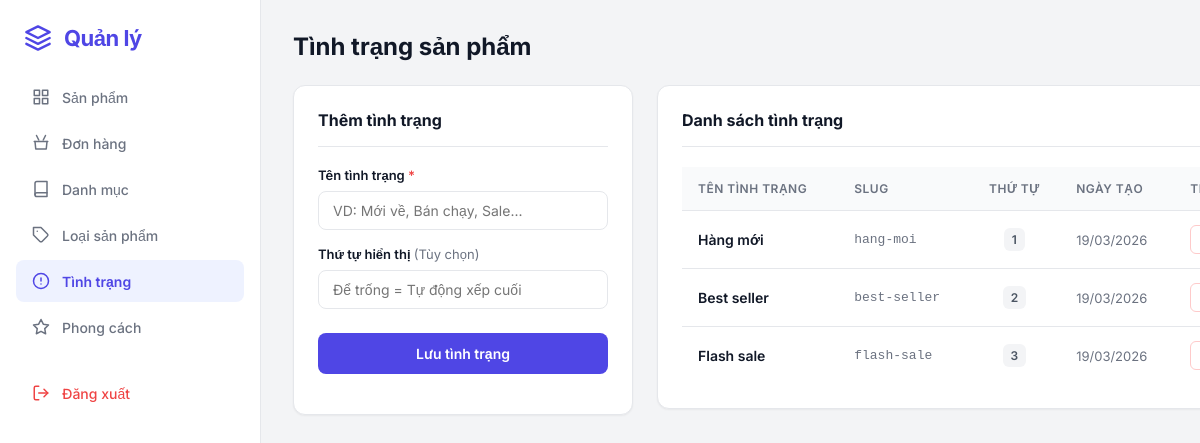
Screenshot of /admin/product_conditions.php (signed in) with the database file from the repository.
### tables this page shows
CREATE TABLE `product_conditions` (
  `id` int(10) UNSIGNED NOT NULL,
  `name` varchar(100) NOT NULL,
  `slug` varchar(120) DEFAULT NULL,
  `sort_order` int(11) NOT NULL DEFAULT 0,
  `is_active` tinyint(1) NOT NULL DEFAULT 1,
  `created_at` datetime NOT NULL DEFAULT current_timestamp(),
  `updated_at` datetime NOT NULL DEFAULT current_timestamp() ON UPDATE current_timestamp()
);

### includes/functions.php (called while the page is built, shortened)
<?php
require_once __DIR__ . '/../config/db.php';
function e($value): string {
    return htmlspecialchars((string)($value ?? ''), ENT_QUOTES, 'UTF-8');
}
function is_absolute_url(string $value): bool {
    return (bool)preg_match('#^(https?:)?//#i', $value);
}
function route_url(string $path = '/'): string
{
    $parts = parse_url($path);
    $routePath = '/' . ltrim((string)($parts['path'] ?? '/'), '/');
    $routePath = preg_replace('#/+#', '/', $routePath) ?: '/';
    if ($routePath === '/' || $routePath === '/index.php' || $routePath === '/index') {
        $cleanPath = '/trang-chu';
    } else {
        $cleanPath = preg_replace('#\.php$#i', '', $routePath) ?: $routePath;
    }
    $url = rtrim(BASE_URL, '/') . $cleanPath;
    return $url;
}

### config/db.php (called while the page is built, shortened)
<?php
function db(): PDO {
    static $pdo = null;
    if ($pdo === null) {
        $dsn = 'mysql:host=' . DB_HOST . ';dbname=' . DB_NAME . ';charset=utf8mb4';
        $options = [
            PDO::ATTR_ERRMODE => PDO::ERRMODE_EXCEPTION,
            PDO::ATTR_DEFAULT_FETCH_MODE => PDO::FETCH_ASSOC,
        ];
        $pdo = new PDO($dsn, DB_USER, DB_PASS, $options);
    }
    return $pdo;
}

### admin/product_conditions.php (the view, shortened to what this page needs)
<?php
require_once __DIR__ . '/../includes/functions.php';
$stmt = db()->query('SELECT id, name, slug, sort_order, created_at FROM product_conditions ORDER BY sort_order ASC, id ASC');
$conditions = $stmt->fetchAll();
?>
<div class="admin-wrapper">
    <aside class="admin-sidebar">
        <div class="sidebar-header">
            <h2>Quản lý</h2>
        </div>
        <ul class="sidebar-menu">
            <li>
                <a href="<?= route_url('/admin/products.php') ?>">
                    Sản phẩm
                </a>
            </li>
            <li>
                <a href="<?= route_url('/admin/orders.php') ?>"<?= strpos($_SERVER['PHP_SELF'] ?? '', 'orders.php') !== false || strpos($_SERVER['PHP_SELF'] ?? '', 'order_view.php') !== false ? ' class="active"' : '' ?>>
                    <svg xmlns="http://www.w3.org/2000/svg" width="18" height="18" viewBox="0 0 24 24" fill="none" stroke="currentColor" stroke-width="2" stroke-linecap="round" stroke-linejoin="round"><path d="M6 2l3 6"></path><path d="M18 2l-3 6"></path><path d="M3 10h18"></path><path d="M4 10l1 10h14l1-10"></path></svg>
                    Đơn hàng
                </a>
            </li>
            <li>
                <a href="<?= route_url('/admin/categories.php') ?>">
                    <svg xmlns="http://www.w3.org/2000/svg" width="18" height="18" viewBox="0 0 24 24" fill="none" stroke="currentColor" stroke-width="2" stroke-linecap="round" stroke-linejoin="round"><path d="M4 19.5A2.5 2.5 0 0 1 6.5 17H20"></path><path d="M6.5 2H20v20H6.5A2.5 2.5 0 0 1 4 19.5v-15A2.5 2.5 0 0 1 6.5 2z"></path></svg>
                    Danh mục
                </a>
            </li>
            <li>
                <a href="<?= route_url('/admin/product_types.php') ?>">
                    Loại sản phẩm
                </a>
            </li>
            <li>
                <a href="<?= route_url('/admin/product_conditions.php') ?>" class="active">
                    <svg xmlns="http://www.w3.org/2000/svg" width="18" height="18" viewBox="0 0 24 24" fill="none" stroke="currentColor" stroke-width="2" stroke-linecap="round" stroke-linejoin="round"><circle cx="12" cy="12" r="10"></circle><line x1="12" y1="8" x2="12" y2="12"></line><line x1="12" y1="16" x2="12.01" y2="16"></line></svg>
                    Tình trạng
                </a>
            </li>
            <li>
                <a href="<?= route_url('/admin/styles.php') ?>">
                    <svg xmlns="http://www.w3.org/2000/svg" width="18" height="18" viewBox="0 0 24 24" fill="none" stroke="currentColor" stroke-width="2" stroke-linecap="round" stroke-linejoin="round"><polygon points="12 2 15.09 8.26 22 9.27 17 14.14 18.18 21.02 12 17.77 5.82 21.02 7 14.14 2 9.27 8.91 8.26 12 2"></polygon></svg>
                    Phong cách
                </a>
            </li>
            <li style="margin-top: 24px;">
                <a href="<?= route_url('/admin/logout.php') ?>" class="text-danger">
                    Đăng xuất
                </a>
            </li>
        </ul>
    </aside>
    <main class="admin-main">
        <div class="admin-header">
            <h1>Tình trạng sản phẩm</h1>
        </div>
        <div class="category-layout">
            <div class="admin-card">
                <form method="post" action="">
                    <h3>Thêm tình trạng</h3>
                    <div class="form-group">
                        <label for="name">Tên tình trạng <span class="required-mark">*</span></label>
                        <input id="name" type="text" name="name" class="form-control" required placeholder="VD: Mới về, Bán chạy, Sale...">
                    </div>
                    <div class="form-group">
                        <label for="sort_order">Thứ tự hiển thị <span style="font-weight: 400; color: var(--admin-text-muted);">(Tùy chọn)</span></label>
                        <input id="sort_order" type="number" name="sort_order" class="form-control" value="" placeholder="Để trống = Tự động xếp cuối">
                    </div>
                    <button class="btn-submit" type="submit">Lưu tình trạng</button>
                </form>
            </div>
            <div class="admin-card">
                <h3>Danh sách tình trạng</h3>
                <div class="table-responsive">
                    <table class="admin-table">
                        <thead>
                            <tr>
                                <th>Tên tình trạng</th>
                                <th>Slug</th>
                                <th style="text-align: center;">Thứ tự</th>
                                <th>Ngày tạo</th>
                                <th>Thao tác</th>
                            </tr>
                        </thead>
                        <tbody>
                        <?php foreach ($conditions as $condition): ?>
                            <tr>
                                <td><strong style="font-weight: 600;"><?= e($condition['name']) ?></strong></td>
                                <td style="color: var(--admin-text-muted); font-size: 13px; font-family: monospace;"><?= e($condition['slug'] ?? '') ?></td>
                                <td style="text-align: center;">
                                    <span style="background: #f3f4f6; padding: 4px 8px; border-radius: 6px; font-size: 12px; font-weight: 600; color: #4b5563;">
                                        <?= (int)$condition['sort_order'] ?>
                                    </span>
                                </td>
                                <td style="font-size: 13px; color: var(--admin-text-muted);"><?= e(date('d/m/Y', strtotime($condition['created_at'] ?? 'now'))) ?></td>
                                <td>
                                    <a class="btn-delete"
                                       onclick="return confirm('Bạn có chắc chắn muốn xóa tình trạng này?');"
                                       href="<?= route_url('/admin/product_conditions.php') ?>?delete=<?= (int)$condition['id'] ?>">
                                    </a>
                                </td>
                            </tr>
                        <?php endforeach; ?>
                        </tbody>
                    </table>
                </div>
            </div>
        </div>
    </main>
</div>

### admin/product_conditions.php (style rules this page uses)
.admin-wrapper { display: flex; min-height: 100vh; width: 100%; }
.admin-sidebar { width: var(--sidebar-width); background: var(--admin-card); border-right: 1px solid var(--admin-border); flex-shrink: 0; display: flex; flex-direction: column; position: sticky; top: 0; height: 100vh; overflow-y: auto; }
.sidebar-header { padding: 24px; display: flex; align-items: center; gap: 12px; }
.sidebar-header h2 { font-size: 22px; font-weight: 700; margin: 0; color: var(--admin-primary); letter-spacing: -0.5px; }
.sidebar-menu { list-style: none; padding: 0 16px; margin: 0; flex-grow: 1; }
.sidebar-menu li { margin-bottom: 4px; }
.sidebar-menu a { display: flex; align-items: center; gap: 12px; padding: 12px 16px; color: var(--admin-text-muted); text-decoration: none; font-size: 14px; font-weight: 500; border-radius: 8px; transition: all 0.2s ease; }
.sidebar-menu a.active { background-color: #eef2ff; color: var(--admin-primary); font-weight: 600; }
.sidebar-menu a.text-danger { color: var(--admin-danger); margin-top: auto; }
.admin-main { flex-grow: 1; padding: 32px; max-width: calc(100% - var(--sidebar-width)); overflow-x: hidden; }
.admin-header { display: flex; flex-wrap: wrap; justify-content: space-between; align-items: center; gap: 20px; margin-bottom: 24px; }
.admin-header h1 { font-size: 24px; font-weight: 700; margin: 0; color: var(--admin-text-main); }
.category-layout { display: grid; grid-template-columns: 1fr; gap: 24px; }
@media (min-width: 992px) { .category-layout { grid-template-columns: 340px 1fr; align-items: start; } }
.admin-card { background: var(--admin-card); border-radius: var(--admin-radius); box-shadow: var(--admin-shadow-sm); border: 1px solid var(--admin-border); padding: 24px; }
.admin-card h3 { font-size: 16px; font-weight: 700; margin-top: 0; margin-bottom: 20px; padding-bottom: 16px; border-bottom: 1px solid var(--admin-border); color: var(--admin-text-main); }
.form-group { margin-bottom: 16px; }
.form-group label { display: block; font-size: 13px; font-weight: 600; color: var(--admin-text-main); margin-bottom: 8px; }
.required-mark { color: var(--admin-danger); }
.form-control { width: 100%; box-sizing: border-box; padding: 10px 14px; border: 1px solid var(--admin-border); border-radius: 8px; font-size: 14px; color: var(--admin-text-main); outline: none; transition: all 0.2s ease; background-color: #fff; font-family: 'Inter', sans-serif; }
.btn-submit { width: 100%; background-color: var(--admin-primary); color: #fff; padding: 12px; font-size: 14px; font-weight: 600; border-radius: 8px; border: none; cursor: pointer; transition: all 0.2s ease; margin-top: 8px; font-family: 'Inter', sans-serif; }
.table-responsive { width: 100%; overflow-x: auto; -webkit-overflow-scrolling: touch; }
.admin-table { width: 100%; border-collapse: separate; border-spacing: 0; text-align: left; min-width: 600px; }
.admin-table th { background-color: #f9fafb; color: var(--admin-text-muted); font-weight: 600; font-size: 12px; text-transform: uppercase; padding: 14px 16px; border-bottom: 1px solid var(--admin-border); white-space: nowrap; letter-spacing: 0.5px; }
.admin-table td { padding: 14px 16px; vertical-align: middle; border-bottom: 1px solid var(--admin-border); font-size: 14px; color: var(--admin-text-main); }
.admin-table tr:last-child td { border-bottom: none; }
.btn-delete { background-color: #fff; color: var(--admin-danger); border: 1px solid var(--admin-danger-border); padding: 6px 12px; font-size: 12px; font-weight: 500; border-radius: 6px; text-decoration: none; transition: all 0.2s; display: inline-flex; align-items: center; gap: 4px; }

### rows the page displays
product_conditions: name "Hàng mới", slug "hang-moi", sort_order "1", created_at "19/03/2026"
product_conditions: name "Best seller", slug "best-seller", sort_order "2", created_at "19/03/2026"
product_conditions: name "Flash sale", slug "flash-sale", sort_order "3", created_at "19/03/2026"
